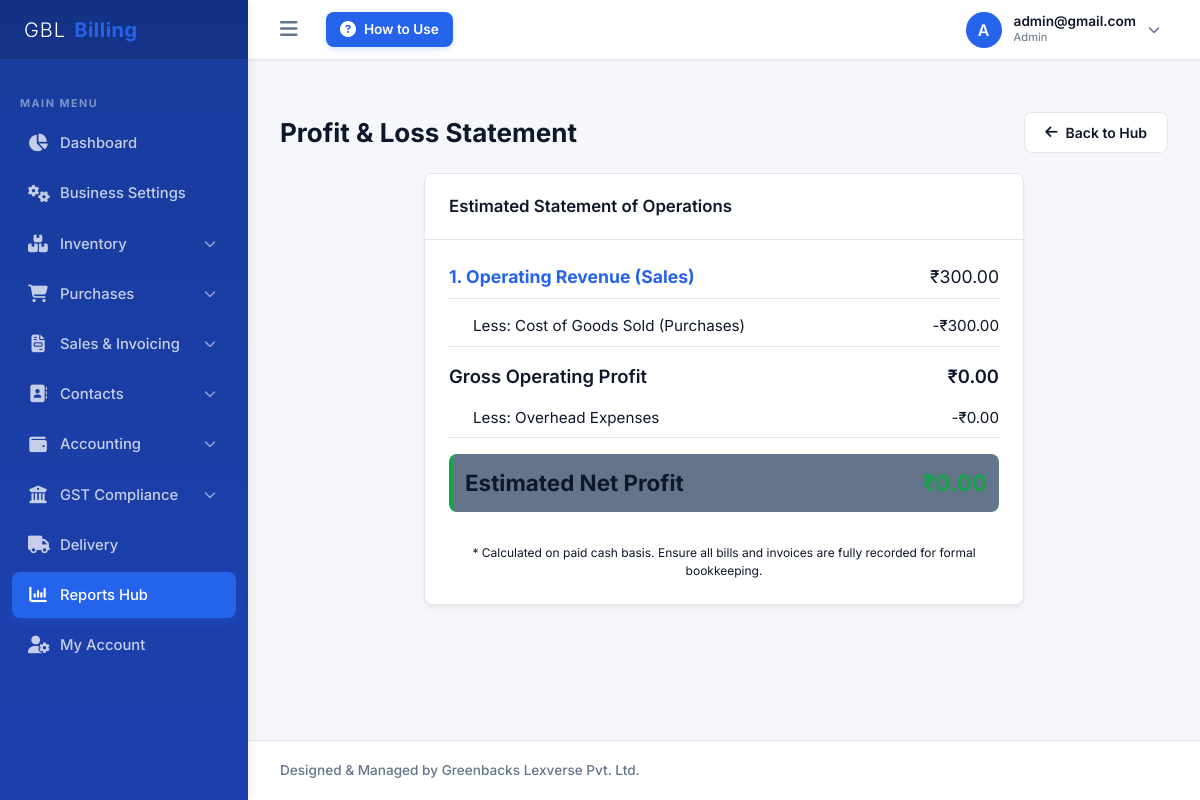
The app's page /company/reports/profit-loss/ (signed in) with its own data.
### billing/models.py (models this page shows, shortened)
class CustomUser(AbstractUser):
    ROLE_CHOICES = [
        ('SUPERADMIN', 'System Superadmin'),  # For Admin Panel Owner
        ('ADMIN', 'Company Admin'),           # Company Owner
        ('ACCOUNTANT', 'Accountant'),
        ('BILLING_STAFF', 'Billing Staff'),
        ('SALES_STAFF', 'Sales Staff'),
        ('INVENTORY_STAFF', 'Inventory Staff'),
    ]
    company = models.ForeignKey(Company, on_delete=models.CASCADE, null=True, blank=True, related_name='users')
    role = models.CharField(max_length=20, choices=ROLE_CHOICES, default='ADMIN')
    mobile = models.CharField(max_length=15, blank=True, null=True)
    profile_photo = models.ImageField(upload_to='profile_photos/', blank=True, null=True)
    updated_at = models.DateTimeField(auto_now=True, null=True)
    def get_profile_photo_url(self):
        if self.profile_photo:
            try:
                timestamp = int(self.updated_at.timestamp()) if self.updated_at else 1
                return f"{self.profile_photo.url}?v={timestamp}"
            except Exception:
                return self.profile_photo.url
        return None

### billing/views.py (the view)
# urls.py: path('company/reports/profit-loss/', views.ProfitLossReportView.as_view(), name='report_profit_loss'),
class ProfitLossReportView(CompanyRequiredMixin, TemplateView):
    template_name = 'company/report_profit_loss.html'
    def get_context_data(self, **kwargs):
        context = super().get_context_data(**kwargs)
        company = self.request.user.company
        sales = Invoice.objects.filter(company=company, status__in=['POSTED', 'PARTIALLY_PAID', 'PAID']).aggregate(sum=Sum('taxable_value'))['sum'] or Decimal('0.00')
        cogs = PurchaseBill.objects.filter(company=company, status__in=['POSTED', 'PARTIALLY_PAID', 'PAID']).aggregate(sum=Sum('taxable_value'))['sum'] or Decimal('0.00')
        expenses = Expense.objects.filter(company=company).aggregate(sum=Sum('amount'))['sum'] or Decimal('0.00')
        context['sales_total'] = sales
        context['cogs_total'] = cogs
        context['expenses_total'] = expenses
        context['net_profit'] = sales - cogs - expenses
        return context

### billing/context_processors.py (called while the page is built)
def global_gst_states(request):
    return {
        'indian_states': INDIAN_STATES_AND_UTS,
    }

### billing/mixins.py (called while the page is built)
    def dispatch(self, request, *args, **kwargs):
        if not request.user.is_authenticated:
            return self.handle_no_permission()
        if request.user.role == 'SUPERADMIN':
            raise PermissionDenied("System Superadmins cannot access Company Panel.")
        if not request.user.company or not request.user.company.is_active:
            raise PermissionDenied("You do not belong to an active business account.")
        company = request.user.company
        if company.subscription_status == 'SUSPENDED':
            raise PermissionDenied("Your business subscription is suspended. Please contact admin.")
        return super().dispatch(request, *args, **kwargs)

### billing/templatetags/indian_numbers.py (called while the page is built)
@register.filter(name='indian_currency')
def indian_currency(val, decimals=2):
    if val is None or val == '':
        return '₹0.00'
    res = indian_number(val, decimals)
    if not res:
        return '₹0.00'
    if res.startswith('-'):
        return '-₹' + res[1:]
    return '₹' + res

### templates/company/report_profit_loss.html (shortened to what this page needs)
{% extends 'base_company.html' %}
{% load indian_numbers %}
{% block nav_reports %}active{% endblock %}
{% block content %}
<div class="page-header">
    <h1 class="page-title">Profit & Loss Statement</h1>
    <a href="{% url 'reports_hub' %}" class="btn btn-secondary">
        <i class="fa-solid fa-arrow-left"></i> Back to Hub
    </a>
</div>
<div class="card-container" style="max-width: 600px; margin: auto;">
    <div class="card-header"><h3 class="card-title">Estimated Statement of Operations</h3></div>
    <div class="card-body" style="font-size: 1.1rem; display: flex; flex-direction: column; gap: 1rem;">
        <div style="display: flex; justify-content: space-between; border-bottom: 1px solid var(--border); padding-bottom: 0.5rem;">
            <strong style="color: var(--primary);">1. Operating Revenue (Sales)</strong>
            <span>{{ sales_total|indian_currency }}</span>
        </div>
        <div style="display: flex; justify-content: space-between; border-bottom: 1px solid var(--border); padding-bottom: 0.5rem; padding-left: 1.5rem; color: var(--muted-foreground); font-size: 0.95rem;">
            <span>Less: Cost of Goods Sold (Purchases)</span>
            <span>-{{ cogs_total|indian_currency }}</span>
        </div>
        <div style="display: flex; justify-content: space-between; font-weight: 600; font-size: 1.15rem;">
            <span>Gross Operating Profit</span>
            <span id="gross-profit-val">₹0.00</span>
        </div>
        <div style="display: flex; justify-content: space-between; border-bottom: 1px solid var(--border); padding-bottom: 0.5rem; padding-left: 1.5rem; color: var(--muted-foreground); font-size: 0.95rem;">
            <span>Less: Overhead Expenses</span>
            <span>-{{ expenses_total|indian_currency }}</span>
        </div>
        <div style="display: flex; justify-content: space-between; font-size: 1.4rem; font-weight: 700; background-color: var(--muted); padding: 0.75rem; border-radius: var(--radius); border-left: 4px solid var(--success);">
            <span>Estimated Net Profit</span>
            <span style="color: var(--success);" id="net-profit-val">{{ net_profit|indian_currency }}</span>
        </div>
        <div style="font-size: 0.75rem; color: var(--muted-foreground); text-align: center; margin-top: 1rem;">
            * Calculated on paid cash basis. Ensure all bills and invoices are fully recorded for formal bookkeeping.
        </div>
    </div>
</div>
{% endblock %}

### templates/base.html (shortened to what this page needs)
{% load static %}
<!DOCTYPE html>
<html lang="en">
<head>
    <link href="https://cdnjs.cloudflare.com/ajax/libs/font-awesome/6.4.0/css/all.min.css" rel="stylesheet">
    <link rel="stylesheet" href="{% static 'css/styles.css' %}">
</head>
<body>
    <div class="app-container">
        <aside class="sidebar" id="sidebar">
            <div class="sidebar-header">
                <div class="sidebar-logo">
                    <span style="color: #ffffff; font-weight: 300; letter-spacing: 1px;">GBL</span><span style="color: #2563eb; font-weight: 700; letter-spacing: 0.5px;">Billing</span>
                </div>
            </div>
            <ul class="sidebar-menu">
                {% block sidebar_menu %}{% endblock %}
            </ul>
        </aside>
        <div class="main-wrapper">
            <header class="app-header">
                <div class="header-left">
                    <button type="button" class="toggle-sidebar-btn" id="toggle-sidebar" onclick="toggleAppSidebar(event)" title="Toggle Sidebar">
                        <i class="fa-solid fa-bars"></i>
                    </button>
                    <a href="{% url 'how_to_use' %}" class="btn-how-to-use" title="How to Use - User Guide">
                        <i class="fa-solid fa-circle-question"></i>
                        <span>How to Use</span>
                    </a>
                </div>
                <div class="header-right">
                    <div class="profile-trigger-container" id="profile-area">
                        <div class="user-profile" id="profile-btn">
                            <div class="user-avatar" id="header-user-avatar-box">
                                {% if request.user.get_profile_photo_url %}
                                    <img id="header-user-avatar" src="{{ request.user.get_profile_photo_url }}" alt="Profile" style="width: 100%; height: 100%; object-fit: cover; border-radius: 50%;">
                                {% else %}
                                    <span id="header-user-initial">{{ request.user.username|slice:":1"|upper }}</span>
                                {% endif %}
                            </div>
                            <div class="user-info-text">
                                <div style="font-size: 0.85rem; font-weight: 600; line-height: 1.2;">{{ request.user.username }}</div>
                                <div style="font-size: 0.7rem; color: var(--muted); text-transform: capitalize;">{{ request.user.role|lower }}</div>
                            </div>
                            <i class="fa-solid fa-chevron-down dropdown-arrow"></i>
                        </div>
                    </div>
                </div>
            </header>
            <main class="content-body">
                {% block content %}{% endblock %}
            </main>
            <footer class="app-footer">
                <div style="font-size: 0.85rem; font-weight: 500;">Designed & Managed by Greenbacks Lexverse Pvt. Ltd.</div>
            </footer>
        </div>
    </div>
</body>
</html>

### records on screen
CustomUser: user.username "A", user.username "admin@gmail.com", user.role "Admin"

### other values on screen
{{ sales_total|indian_currency }} "₹300.00"
{{ cogs_total|indian_currency }} "₹300.00"
{{ expenses_total|indian_currency }} "₹0.00"
